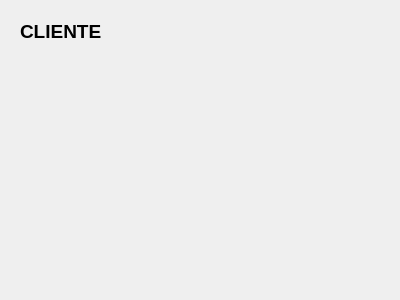
<?xml version="1.0" encoding="UTF-8"?>
<ui version="4.0">
 <class>Form</class>
 <widget class="QWidget" name="Form">
  <property name="geometry">
   <rect>
    <x>0</x>
    <y>0</y>
    <width>400</width>
    <height>300</height>
   </rect>
  </property>
  <property name="windowTitle">
   <string>Form</string>
  </property>
  <widget class="QLabel" name="label">
   <property name="geometry">
    <rect>
     <x>20</x>
     <y>20</y>
     <width>84</width>
     <height>23</height>
    </rect>
   </property>
   <property name="font">
    <font>
     <pointsize>14</pointsize>
     <weight>75</weight>
     <bold>true</bold>
    </font>
   </property>
   <property name="text">
    <string>CLIENTE</string>
   </property>
  </widget>
 </widget>
 <resources/>
 <connections/>
</ui>
